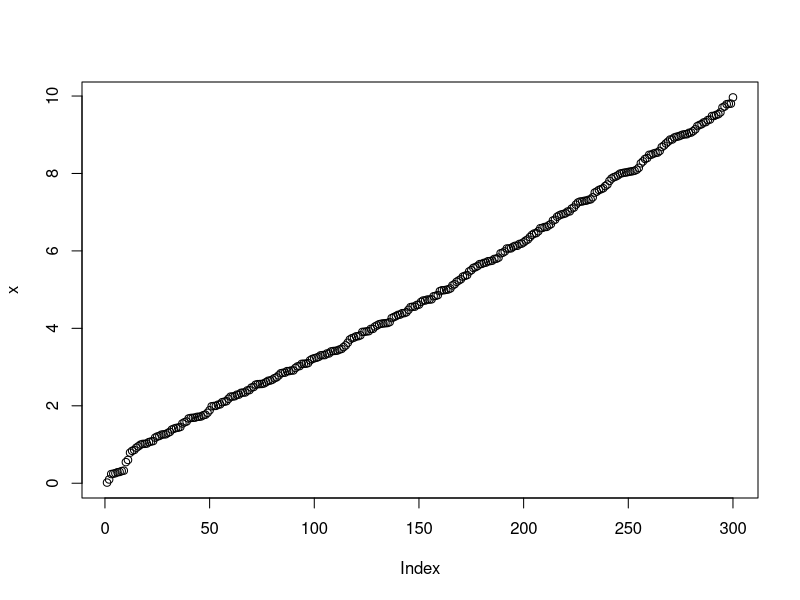
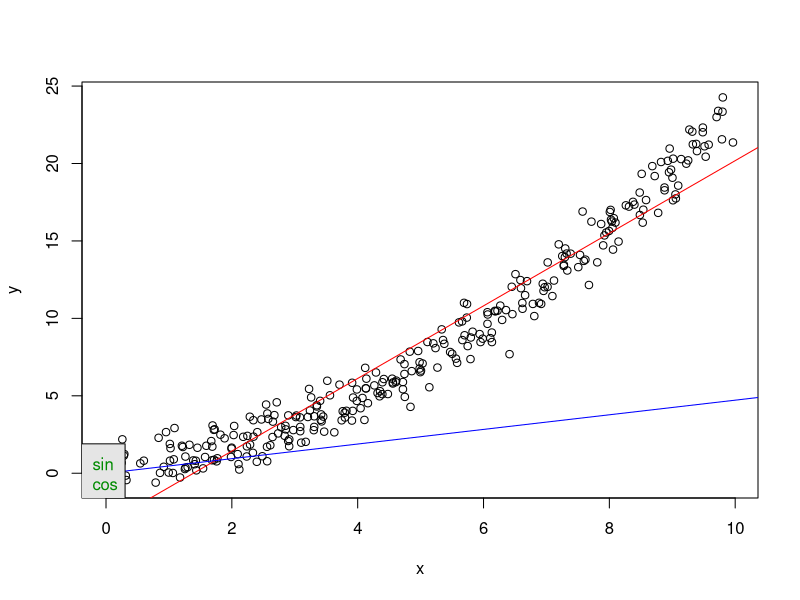

R code for these plots, in order:
x=runif(300,0,10)
x=sort(x)
plot(x)
y=0.2*x^2+0.3*x+0.5+rnorm(x)
plot(x,y)
lm.d1=lm(y~x)
summary(lm.d1)
abline(lm.d1,col='red')
lm.d2=lm(y~+x)
lm.d4=lm(y~x+I(x^2)+0)
abline(lm.d4,col='blue')

legend(-1, 1.9, c("sin", "cos", "tan"), col = c(3, 4, 6),
       text.col = "green4", lty = c(2, -1, 1), pch = c(NA, 3, 4),
       merge = TRUE, bg = "gray90")
lm.d1$coefficients